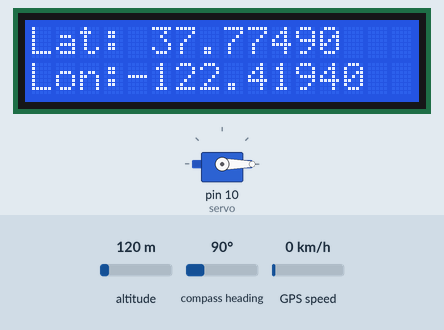
A sketch run on a simulated Arduino Uno, built with avr-gcc and run on an emulated ATmega328P. Parts: servo, 16×2 character LCD. The inputs (shaded band) are chosen by the test bench; at power-on: altitude 120 m, compass heading 90°, GPS speed 0 km/h. The GPS gets a fix after 3 s at 37.7749, -122.4194 with 8 satellites; what the sketch prints to the serial monitor is not drawn.

Above: at 12.2 s.
At 18.2 s:
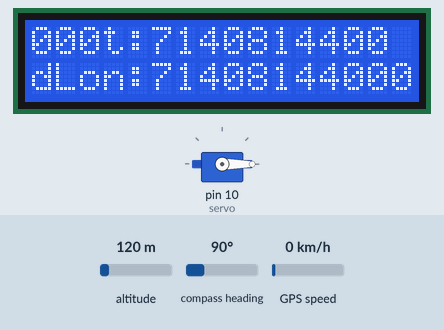
At 36.3 s:
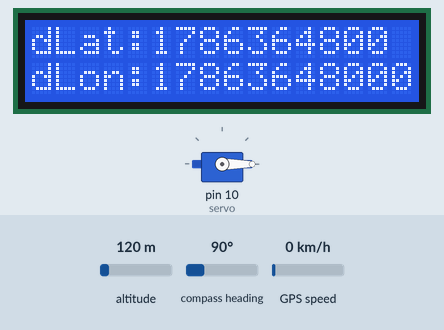

The sketch:

sketch_jun13a.ino
```cpp
#include "storage.h"
#include "messages.h"
#include "gps.h"
#include "PWMServo.h"

PWMServo servo;
int servo_pos = 0;

int loop_index = 0;
const int buffer_len = 66;
char message[buffer_len];
const byte milestone_addr = 0;

//backyard
//goog maps: 32.946352, -117.113197
//observations
//32.94627, -117.11318
//32.94634, -117.11321

//dinner table
//goog maps: 32.946324, -117.113103
//observations:
//32.94619, -117.11324
//32.94666, -117.11289
//32.94659, -117.11299
//32.94639, -117.11311

//middle of street, front of house
//google maps
//32.946100, -117.112999
//observations:
//32.94611, -117.11301
//32.94609, -117.11302

////middle of street, down four houses
////middle of park
//const float google_target_latitudes[milestone_count] = {32.945908, 32.945934};
//const float google_target_longitudes[milestone_count] = {-117.113693, -117.116320};

//middle of street, front of house: 32.946105, -117.112999
//middle of street, down four houses: 32.945908, -117.113693
//middle of street, top corner: 32.946395, -117.112243
//middle of park
const byte milestone_count = 3;
byte active_milestone = 1;
byte final_milestone = 3;
const float google_target_latitudes[milestone_count] = {99,99,99}; //{32.946105, 32.945908, 32.946395};
const float google_target_longitudes[milestone_count] = {99,99,99}; //{ -117.112999, -117.113693, -117.112243};

float eps = .0005;
const float google_maps_lat_delta = 0; //-0.00009;
const float google_maps_lon_delta = 0; //-0.00003;
const float target_latitudes[milestone_count] = {google_target_latitudes[0] + google_maps_lat_delta,
                                                 google_target_latitudes[1] + google_maps_lat_delta,
                                                 google_target_latitudes[2] + google_maps_lat_delta
                                                };

const float target_longitudes[milestone_count] = {google_target_longitudes[0] + google_maps_lon_delta,
                                                  google_target_longitudes[1] + google_maps_lon_delta,
                                                  google_target_longitudes[2] + google_maps_lon_delta
                                                 };


void setup()
{
  Serial.println("before delay");

  delay(5000);

  Serial.println("after delay");

  GpsSetup();

  servo.attach(10);

  lcd.begin(16, 2);

  active_milestone = Read(milestone_addr);

  servo.write(0);

  //This break the GPS parsing??
  //pinMode(led, OUTPUT);
}

void loop()                     // run over and over again
{
//    Write(milestone_addr, 1);
//    return;

  Serial.println("Start o loop");
  Serial.println("");
  Serial.println("");
  Serial.print("Loop index: ");
  Serial.println(loop_index);
  Serial.println("Milestone number: "),
                 Serial.println(active_milestone);

  bool got_fix;
  float latitude, longitude;
  GpsParse(got_fix, latitude, longitude);

  const float target_latitude = target_latitudes[active_milestone - 1]; //google_target_latitude + google_maps_lat_delta;
  const float target_longitude = target_longitudes[active_milestone - 1]; //google_target_longitude + google_maps_lon_delta;


  if (got_fix)
  {
    //"can't do math inside abs or it does the wrong thing... wtf" In my case it rounds
    float lat_delta = latitude - target_latitude;
    float lon_delta = longitude - target_longitude;
    lat_delta = lat_delta < 0 ? -1 * lat_delta : lat_delta;
    lon_delta = lon_delta < 0 ? -1 * lon_delta : lon_delta;

    Serial.println("lat");
    Serial.println(latitude, 5);
    Serial.println("lon");
    Serial.println(longitude, 5);

    Serial.println("target lat");
    Serial.println(target_latitude, 5);
    Serial.println("target lon");
    Serial.println(target_longitude, 5);

    Serial.println("dlat");
    Serial.println(lat_delta, 5);
    Serial.println("dlon");
    Serial.println(lon_delta, 5);

    bool at_target = lat_delta <= eps && lon_delta <= eps;
    if ( at_target )
    {
      Serial.println("at target");
      Write(milestone_addr,
            ++active_milestone);


      if (active_milestone == final_milestone + 1)
      {
        Serial.println("reached final milestone");
        FinalMessage(message,
                     buffer_len);

        servo.write(180);
      }
      else
      {
        AtTargetMessage(message,
                buffer_len);

        PrintClue(message,
                  buffer_len,
                  active_milestone);
      }
    }
    else
    {
      if (loop_index % 1 == 0)
      {
        PrintClue(message,
                  buffer_len,
                  active_milestone);
      }

      LatLonDeltaMessage(message,
                         buffer_len,
                         latitude,
                         longitude,
                         lat_delta,
                         lon_delta);
    }
  }
  else
  {
    NoFixMessage(message,
                 buffer_len);

  }

  ++loop_index;
}
```

display.h
```cpp
#include <LiquidCrystal.h>

//RS pin 4, mapped to digital pin 8 (was 9, postit probably wrong)
//EN pin 5, mapped to digitial pin 7 (was 8, postit probably wrong)
//DB4 pin 11, 6
//DB5 pin 12, 5
//DB6 pin 13, 4
//DB7 pin 14, 3
LiquidCrystal lcd(8, 7, 6, 5, 4, 3);

int led = 13;

void PrintScrollingText(char* message,
                        int repeats)
{
   const int display_width = 16;
   char* tempstr = (char*) calloc(strlen(message)+1, sizeof(char));
   bool first_time = true;
   int delay_ms = 3000;

   lcd.clear();

   for(int repeat = 0; repeat < repeats; ++repeat)
   {
     if(!first_time) delay(delay_ms);
     strcpy(tempstr, message);

     int row = 0;
     int col = 0;
     lcd.clear();

     char* splt = strtok(tempstr, " ");
     while(splt != NULL)
     {
       int len = strlen(splt);
       if(len > display_width)
       {
         len = display_width;
         Serial.println("WORD_TOO_LONG");
       }

       if(col + len > display_width)
       {
         if(row == 0)
         {
           row = 1;
           col = 0;
         }
         else if(row == 1)
         {
           delay(delay_ms);
           lcd.clear(); //ClearScreen();
           row = 0;
           col = 0;
           continue;
         }
       }

       lcd.setCursor(col, row);
       lcd.print(splt);
       col += len + 1;

       splt = strtok(NULL, " ");
     }

     //pause for the last words to linger
     delay(delay_ms);
   }
   first_time = false;
   delete tempstr;
}

void DoProblemBlinky(int delay_ms)
{
  while(true)
  {
    digitalWrite(led, HIGH);
    delay(delay_ms);
    digitalWrite(led, LOW);
    delay(delay_ms);
  }
}
```

gps.h
```cpp
#include <Adafruit_GPS.h>
#include <SoftwareSerial.h>

// Set GPSECHO to 'false' to turn off echoing the GPS data to the Serial console
// Set to 'true' if you want to debug and listen to the raw GPS sentences.
#define GPSECHO  false

// this keeps track of whether we're using the interrupt
// off by default!
boolean usingInterrupt = true;
void useInterrupt(boolean); // Func prototype keeps Arduino 0023 happy

#define TX_PIN 13
#define RX_PIN 12
SoftwareSerial mySerial(TX_PIN, RX_PIN);
Adafruit_GPS GPS(&mySerial);


uint32_t timer = millis();

// Interrupt is called once a millisecond, looks for any new GPS data, and stores it
SIGNAL(TIMER0_COMPA_vect) {
  char c = GPS.read();
  // if you want to debug, this is a good time to do it!
#ifdef UDR0
  if (GPSECHO)
    if (c) UDR0 = c;
    // writing direct to UDR0 is much much faster than Serial.print
    // but only one character can be written at a time.
#endif
}

void useInterrupt(boolean v) {
  if (v) {
    // Timer0 is already used for millis() - we'll just interrupt somewhere
    // in the middle and call the "Compare A" function above
    OCR0A = 0xAF;
    TIMSK0 |= _BV(OCIE0A);
    usingInterrupt = true;
  } else {
    // do not call the interrupt function COMPA anymore
    TIMSK0 &= ~_BV(OCIE0A);
    usingInterrupt = false;
  }
}

void GpsSetup()
{

  // connect at 115200 so we can read the GPS fast enough and echo without dropping chars
  // also spit it out
  Serial.begin(115200);
  Serial.println("Adafruit GPS library basic testppppp!");

  // 9600 NMEA is the default baud rate for Adafruit MTK GPS's- some use 4800
  GPS.begin(9600);

  // uncomment this line to turn on RMC (recommended minimum) and GGA (fix data) including altitude
  GPS.sendCommand(PMTK_SET_NMEA_OUTPUT_RMCGGA);
  // uncomment this line to turn on only the "minimum recommended" data
  //GPS.sendCommand(PMTK_SET_NMEA_OUTPUT_RMCONLY);
  // For parsing data, we don't suggest using anything but either RMC only or RMC+GGA since
  // the parser doesn't care about other sentences at this time

  // Set the update rate
  GPS.sendCommand(PMTK_SET_NMEA_UPDATE_1HZ);   // 1 Hz update rate
  // For the parsing code to work nicely and have time to sort thru the data, and
  // print it out we don't suggest using anything higher than 1 Hz

  // Request updates on antenna status, comment out to keep quiet
  //GPS.sendCommand(PGCMD_ANTENNA);

  // the nice thing about this code is you can have a timer0 interrupt go off
  // every 1 millisecond, and read data from the GPS for you. that makes the
  // loop code a heck of a lot easier!
  useInterrupt(usingInterrupt);

  delay(1000);
  // Ask for firmware version
  mySerial.println(PMTK_Q_RELEASE);
}

void GpsParse(bool& got_fix, float& latitude, float& longitude)
{
    // in case you are not using the interrupt above, you'll
  // need to 'hand query' the GPS, not suggested :(
//  if (! usingInterrupt) {
//    // read data from the GPS in the 'main loop'
//    char c = GPS.read();
//    // if you want to debug, this is a good time to do it!
//    if (GPSECHO)
//    {
//      if (c)
//      {
//        Serial.print(c);
//        //Serial.print("wat");
//      }
//    }
//  }
//  return;

  // if a sentence is received, we can check the checksum, parse it...
  if (GPS.newNMEAreceived()) {
    // a tricky thing here is if we print the NMEA sentence, or data
    // we end up not listening and catching other sentences!
    // so be very wary if using OUTPUT_ALLDATA and trytng to print out data
    //Serial.println(GPS.lastNMEA());   // this also sets the newNMEAreceived() flag to false

    if (!GPS.parse(GPS.lastNMEA()))   // this also sets the newNMEAreceived() flag to false
      return;  // we can fail to parse a sentence in which case we should just wait for another
  }

  // if millis() or timer wraps around, we'll just reset it
  if (timer > millis())  timer = millis();

  // approximately every 2 seconds or so, print out the current stats
  if (millis() - timer > 2000) {
    timer = millis(); // reset the timer

    Serial.print("\nTime: ");
    Serial.print(GPS.hour, DEC); Serial.print(':');
    Serial.print(GPS.minute, DEC); Serial.print(':');
    Serial.print(GPS.seconds, DEC); Serial.print('.');
    Serial.println(GPS.milliseconds);
    Serial.print("Date: ");
    Serial.print(GPS.day, DEC); Serial.print('/');
    Serial.print(GPS.month, DEC); Serial.print("/20");
    Serial.println(GPS.year, DEC);
    Serial.print("Fix: "); Serial.print((int)GPS.fix);
    Serial.print(" quality: "); Serial.println((int)GPS.fixquality);
    got_fix = GPS.fix;
    if (GPS.fix) {

      Serial.print("Location: ");
      Serial.print(GPS.latitude, 4); Serial.print(GPS.lat);
      Serial.print(", ");
      Serial.print(GPS.longitude, 4); Serial.println(GPS.lon);
      Serial.print("Location (in degrees, works with Google Maps): ");
      Serial.print(GPS.latitudeDegrees, 4);
      latitude = GPS.latitudeDegrees;
      Serial.print(", ");
      Serial.println(GPS.longitudeDegrees, 4);
      longitude = GPS.longitudeDegrees;

      Serial.print("Speed (knots): "); Serial.println(GPS.speed);
      Serial.print("Angle: "); Serial.println(GPS.angle);
      Serial.print("Altitude: "); Serial.println(GPS.altitude);
      Serial.print("Satellites: "); Serial.println((int)GPS.satellites);
    }
  }
}
```

messages.h
```cpp
#include "display.h"

void clear_message(char* message, int buffer_len)
{
  for (int i = 0; i < buffer_len; ++i)
  {
    message[i] = ' ';
  }
  message[buffer_len-1] = 0;
}

void PrintClue(char* message,
               const int buffer_len,
               const byte active_milestone)
{
  clear_message(message, buffer_len);
  int index = 0;

  if (active_milestone == 1)
  {
    message[index++] = 'C';
    message[index++] = 'l';
    message[index++] = 'u';
    message[index++] = 'e';
    message[index++] = '1';
  }
  else if (active_milestone == 2)
  {
    message[index++] = 'C';
    message[index++] = 'l';
    message[index++] = 'u';
    message[index++] = 'e';
    message[index++] = '2';

  }
  else if (active_milestone == 3)
  {
    message[index++] = 'C';
    message[index++] = 'l';
    message[index++] = 'u';
    message[index++] = 'e';
    message[index++] = '3';
  }
  else
  {
    Serial.println("active_milestone == 4, awkward");
  }

  if ( index > buffer_len )
  {
    Serial.println("Message has overflown message buffer space");
  }

  PrintScrollingText(message, 2);
}

void FinalMessage(char* message,
                  int buffer_len)
{
  clear_message(message, buffer_len);
  int index = 0;
  message[index++] = 'W';
  message[index++] = '0';
  message[index++] = '0';
  message[index++] = 't';

  if ( index > buffer_len )
  {
    Serial.println("Message has overflown message buffer space");
  }

  PrintScrollingText(message, 2);
}

void LatLonDeltaMessage(char* message,
                        int buffer_len,
                        float latitude,
                        float longitude,
                        float lat_delta,
                        float lon_delta)
{
  clear_message(message, buffer_len);
  int index = 0;
  message[index++] = 'L';
  message[index++] = 'a';
  message[index++] = 't';
  message[index++] = ':';
  const int width = 10;
  const int decimal_digits = 5;
  dtostrf(latitude, width, decimal_digits, &message[index]);
  index += width;
  Serial.print("next index after Lon: ");
  Serial.println(index);
  message[index++] = ' ';
  message[index++] = 'L';
  message[index++] = 'o';
  message[index++] = 'n';
  message[index++] = ':';
  dtostrf(longitude, width, decimal_digits, &message[index]);
  PrintScrollingText(message, 2);

  clear_message(message, buffer_len);
  index = 0;
  lon_delta = lon_delta < 0 ? -1 * lon_delta : lon_delta;
  Serial.println("lat delta");
  Serial.println(lat_delta, 5);
  Serial.println("lon delta");
  Serial.println(lon_delta, 5);

  message[index++] = 'd';
  message[index++] = 'L';
  message[index++] = 'a';
  message[index++] = 't';
  message[index++] = ':';
  dtostrf(lat_delta, width, decimal_digits, &message[index]);
  index += width;
  Serial.print("next index after dLon: ");
  Serial.println(index);

  //so frustrating, why do I need the extra spaces here to make this go to new line? the width argument to dtostrf should be doing this..
  //is because my display method is chopping out whitespace... i think
  message[index++] = ' ';
  message[index++] = 'd';
  message[index++] = 'L';
  message[index++] = 'o';
  message[index++] = 'n';
  message[index++] = ':';
  dtostrf(lon_delta, width, decimal_digits, &message[index]);
  index += width;

  if ( index > buffer_len )
  {
    Serial.println("Message has overflown message buffer space");
  }

  PrintScrollingText(message, 2);
}

void AtTargetMessage(char* message, int buffer_len)
{
  clear_message(message, buffer_len);
  int index = 0;
  message[index++] = 'Y';
  message[index++] = 'o';
  message[index++] = 'u';
  message[index++] = ' ';
  message[index++] = 'h';
  message[index++] = 'e';
  message[index++] = 'r';
  message[index++] = 'e';
  message[index++] = '!';

  if ( index > buffer_len )
  {
    Serial.println("Message has overflown message buffer space");
  }

  PrintScrollingText(message, 2);
}

void NoFixMessage(char* message, int buffer_len)
{
  clear_message(message, buffer_len);
  int index = 0;
  message[index++] = 'N';
  message[index++] = 'o';
  message[index++] = ' ';
  message[index++] = 'f';
  message[index++] = 'i';
  message[index++] = 'x';
  message[index++] = ',';
  message[index++] = ' ';
  message[index++] = 'g';
  message[index++] = 'o';
  message[index++] = ' ';
  message[index++] = 'o';
  message[index++] = 'u';
  message[index++] = 't';
  message[index++] = 's';
  message[index++] = 'i';
  message[index++] = 'd';
  message[index++] = 'e';

  if ( index > buffer_len )
  {
    Serial.println("Message has overflown message buffer space");
  }

  PrintScrollingText(message, 2);
}
```

storage.h
```cpp
#include <EEPROM.h>

#define INVALID_MEM 0

void Write(int addr, byte val)
{
//  if(addr >= EEPROM.length() || addr < 0)
//  {
//    DoProblemBlinky(INVALID_MEM);
//  }

  EEPROM.write(addr, val);
}

byte Read(int addr)
{
//  if(addr >= EEPROM.length() || addr < 0)
//  {
//    DoProblemBlinky(INVALID_MEM);
//  }
  return EEPROM.read(addr);
}

void WriteInt(int addr, long int val)
{
//  if(addr+4 >= EEPROM.length() || addr < 0)
//  {
//    DoProblemBlinky(INVALID_MEM);
//  }

  EEPROM.write(addr, static_cast<byte>(val >> 24));
  EEPROM.write(addr+1, static_cast<byte>(val >> 16) & 0xFF);
  EEPROM.write(addr+2, static_cast<byte>(val >> 8) & 0xFF);
  EEPROM.write(addr+3, static_cast<byte>(val) & 0xFF);
}

long int ReadInt(int addr)
{
//  if(addr+4 >= EEPROM.length() || addr < 0)
//  {
//    DoProblemBlinky(INVALID_MEM);
//  }

  long int val = static_cast<long int>(EEPROM.read(addr)) << 24;
  val |= static_cast<long int>(EEPROM.read(addr+1)) << 16;
  val |= static_cast<long int>(EEPROM.read(addr+2)) << 8;
  val |= static_cast<long int>(EEPROM.read(addr+3));
  return val;
}
```

Measured:
- what the display in image 0 shows lasts 6.0 s, from 12.1 s to 18.1 s
